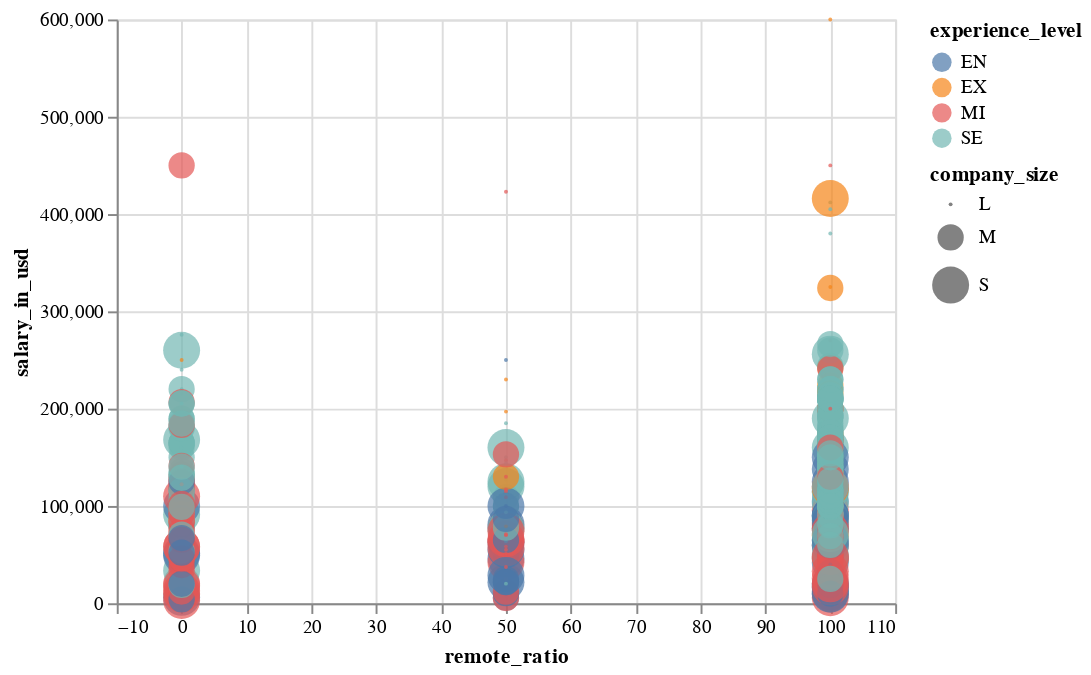

Notebook code cell kept with this figure:
### Code cell
alt.Chart(data).mark_circle().encode(
    x=alt.X(field="remote_ratio", type="quantitative", scale=alt.Scale(domain=[-10, 110])),
    y="salary_in_usd",
    color="experience_level",
    size="company_size",
    tooltip=["employment_type", "job_title", "employee_residence", "company_location"]
)

### Figure 1 — Vega-Lite specification as saved in the notebook (floating-point values rounded to 4 significant figures; data arrays with more than 128 entries replaced by an {"elided": "..."} marker saying what was removed)
{"config": {"view": {"continuousWidth": 400, "continuousHeight": 300}}, "data": {"name": "data-01653a4fac56c1068177364f2df2debb"}, "mark": "circle", "encoding": {"color": {"type": "nominal", "field": "experience_level"}, "size": {"type": "nominal", "field": "company_size"}, "tooltip": [{"type": "nominal", "field": "employment_type"}, {"type": "nominal", "field": "job_title"}, {"type": "nominal", "field": "employee_residence"}, {"type": "nominal", "field": "company_location"}], "x": {"type": "quantitative", "field": "remote_ratio", "scale": {"domain": [-10, 110]}}, "y": {"type": "quantitative", "field": "salary_in_usd"}}, "$schema": "https://vega.github.io/schema/vega-lite/v4.8.1.json", "datasets": {"data-01653a4fac56c1068177364f2df2debb": {"elided": "607 records"}}}
